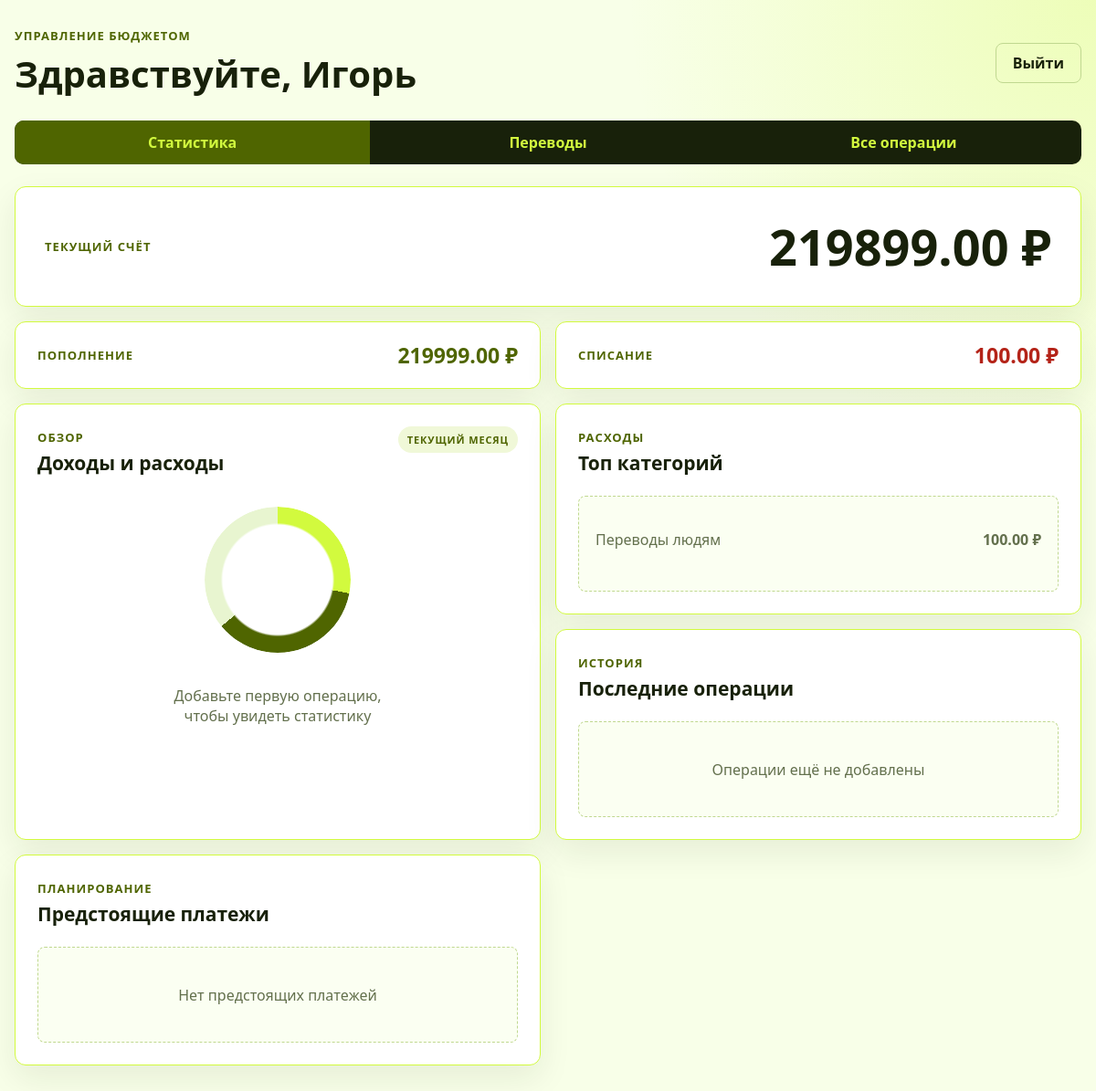
/main_page (signed in), run on an earlier commit of the app's database.
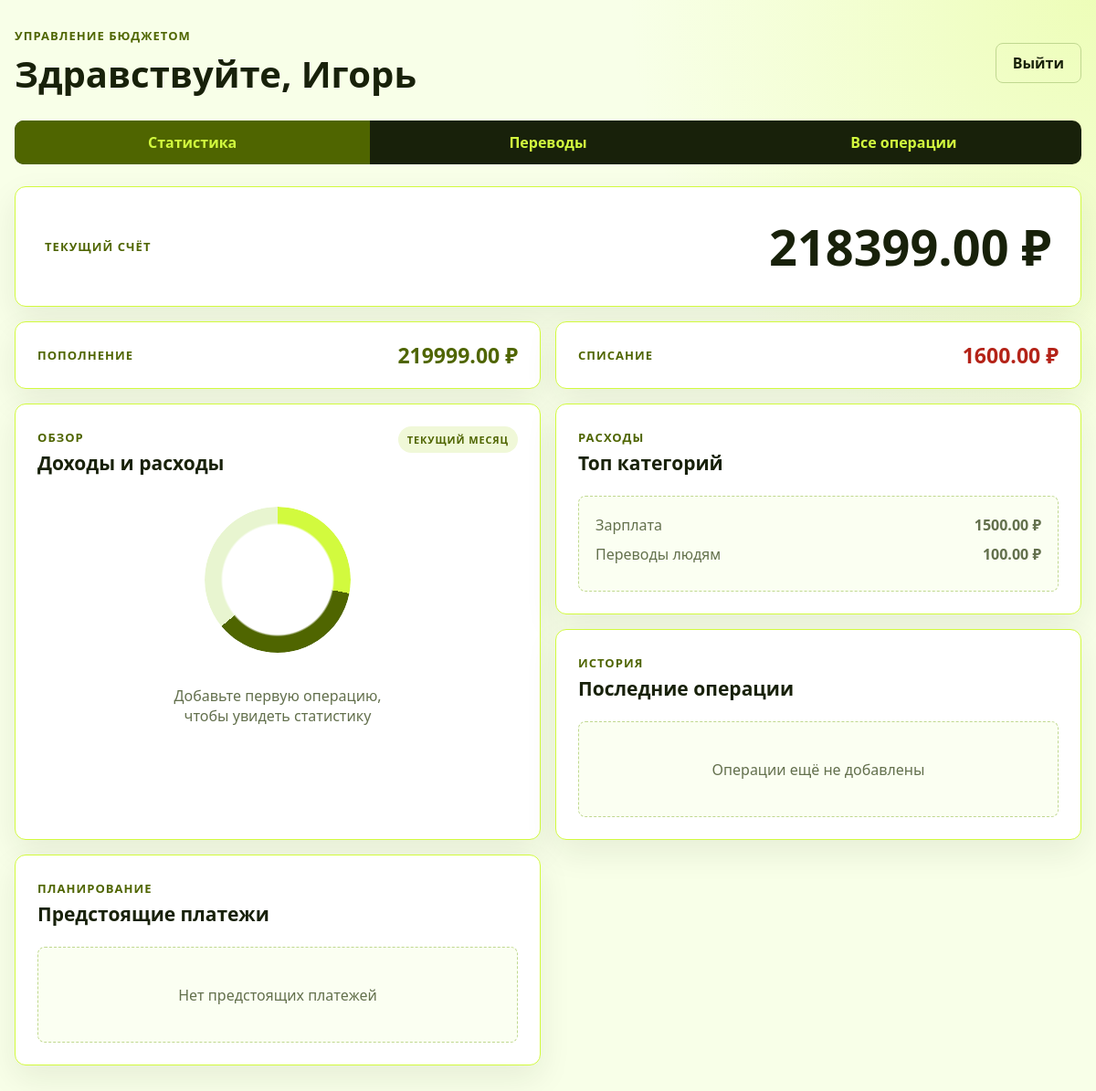
And on a later commit of the database.
### main/models.py (models this page shows, shortened)
class Person(models.Model):
    name = models.CharField(max_length=20)
    email = models.EmailField()
    password = models.CharField(max_length=20)
    balance = models.FloatField()
    role = models.CharField()

class Transaction(models.Model):
    user_id = models.IntegerField()
    amount = models.FloatField()
    type_tr = models.CharField()
    time = models.DateTimeField()
    category = models.CharField()
    res_or_sen = models.CharField()
    regullar = models.BooleanField()
    categories = ["Переводы людям", "Зарплата", "Продукты", "Электроника",
            "Развлечения", "Кафе и рестораны", "Товары для дома", "АЗС", "Цифровые сервисы",
            "Пополнение наличными", "Одежда и обувь", "ЖКХ", "Другое"]
    @staticmethod
    def all_typeTr_for_month(us_id, type_tr):
        now = timezone.now()
        year = now.year
        month = now.month
        tr = Transaction.objects.filter(user_id=us_id, type_tr=type_tr,
                                        time__year=year, time__month=month)
        income_sum = 0
        for i in tr:
            income_sum += i.amount
        return income_sum
    @staticmethod
    def inc_for_categories(us_id):
        now = timezone.now()
        year = now.year
        month = now.month
        transactions = Transaction.objects.filter(user_id=us_id, type_tr='Трата',
            time__year=year, time__month=month)
        categories_data = {}
        for transaction in transactions:
            if transaction.category not in categories_data:
                categories_data[transaction.category] = 0
            categories_data[transaction.category] += transaction.amount
        sorted_categories = sorted(categories_data.items(), key=lambda x: x[1], reverse=True)
        return sorted_categories
    @staticmethod
    def last_transaction(us_id):
        last_tr = Transaction.objects.filter(user_id=us_id).order_by('-time')
        return last_tr
    @staticmethod
    def future_transaction(us_id):
        future_tr = Transaction.objects.filter(user_id=us_id, regullar=True)
        return future_tr

### main/views.py (the view, shortened to what this page needs)
# urls.py: path('main_page', views.main_page, name='main_page'),
def main_page(request):
    user = models.Person.objects.get(id=request.session['user_id'])
    if request.method == "POST":
        pass
    else:
        income = models.Transaction.all_typeTr_for_month(user.id, 'Поступление')
        outcome = models.Transaction.all_typeTr_for_month(user.id, 'Трата')
        inc_for_categories = models.Transaction.inc_for_categories(user.id)
        last_tr = models.Transaction.last_transaction(user.id)
        future_tr = models.Transaction.future_transaction(user.id)
        print(future_tr)
        form = forms.CreatTrForm()
        return render(request, "home.html", {"user": user,
                                            "form": form,
                                            "income": income,
                                            "outcome": outcome,
                                            "top_categories": inc_for_categories[:3],
                                            "inc_for_categories": inc_for_categories,
                                            "last_tr": last_tr[:3]})

### main/templates/home.html (shortened to what this page needs)
{% load static %}
<!DOCTYPE html>
<html lang="ru">
<head>
    <link rel="stylesheet" href="{% static 'dashboard.css' %}">
</head>
<body>
    <div class="dashboard-shell">
        <header class="dashboard-header">
            <div>
                <p class="dashboard-header__eyebrow">Управление бюджетом</p>
                <h1>Здравствуйте, {{ user.name }}</h1>
            </div>
            <a href="{% url 'logout' %}" class="logout-link">Выйти</a>
        </header>
        <nav class="tabs" aria-label="Разделы приложения">
            <label for="tab-statistics">Статистика</label>
            <label for="tab-transfers">Переводы</label>
            <label for="tab-operations">Все операции</label>
        </nav>
        <main class="dashboard-content">
            <section class="tab-panel panel--statistics">
                <div class="balance-card">
                    <span>Текущий счёт</span>
                    <strong>{{ user.balance|floatformat:2 }} ₽</strong>
                </div>
                <div class="summary-grid">
                    <article class="summary-card summary-card--income">
                        <span>Пополнение</span>
                        <strong>{{ income|floatformat:2 }} ₽</strong>
                    </article>
                    <article class="summary-card summary-card--expense">
                        <span>Списание</span>
                        <strong>{{ outcome|floatformat:2 }} ₽</strong>
                    </article>
                </div>
                <div class="dashboard-grid">
                    <article class="content-card chart-card">
                        <div class="section-heading">
                            <div>
                                <span>Обзор</span>
                                <h2>Доходы и расходы</h2>
                            </div>
                            <span class="period-badge">Текущий месяц</span>
                        </div>
                        <div class="chart-placeholder" aria-label="Нет данных для графика">
                            <div class="donut-chart"></div>
                            <p>Добавьте первую операцию,<br>чтобы увидеть статистику</p>
                        </div>
                    </article>
                    <article class="content-card">
                        <div class="section-heading">
                            <div>
                                <span>Расходы</span>
                                <h2>Топ категорий</h2>
                            </div>
                        </div>
                        <div class="empty-state">
                            {% if top_categories %}
                                <ul style="list-style: none; padding: 0; margin: 0; text-align: left; width: 100%;">
                                    {% for item in top_categories %}
                                        <li style="margin-bottom: 10px; display: flex; justify-content: space-between; align-items: center;">
                                            <span>{{ item.0 }}</span>
                                            <strong>{{ item.1|floatformat:2 }} ₽</strong>
                                        </li>
                                    {% endfor %}
                                </ul>
                            {% else %}
                                Пока нет данных по категориям
                            {% endif %}
                        </div>
                    </article>
                    <article class="content-card">
                        <div class="section-heading">
                            <div>
                                <span>История</span>
                                <h2>Последние операции</h2>
                            </div>
                        </div>
                        <div class="empty-state">Операции ещё не добавлены</div>
                    </article>
                    <article class="content-card">
                        <div class="section-heading">
                            <div>
                                <span>Планирование</span>
                                <h2>Предстоящие платежи</h2>
                            </div>
                        </div>
                        <div class="empty-state">Нет предстоящих платежей</div>
                    </article>
                </div>
            </section>
        </main>
    </div>
</body>
</html>

### main/static/dashboard.css (style rules this page uses)
:root { color-scheme: light; font-family: "Segoe UI", Tahoma, Verdana, sans-serif; background: #f8ffe8; color: #18210a; }
* { box-sizing: border-box; }
body { min-width: 320px; min-height: 100vh; margin: 0; background: radial-gradient(circle at top right, rgba(210, 250, 62, 0.28), transparent 32rem), #f8ffe8; }
.dashboard-shell { width: min(1180px, calc(100% - 32px)); margin: 0 auto; padding: 30px 0 50px; }
.dashboard-header { display: flex; align-items: center; justify-content: space-between; gap: 24px; margin-bottom: 24px; }
.dashboard-header__eyebrow, .section-heading span, .balance-card span, .summary-card span { color: #4f6500; font-size: 13px; font-weight: 700; letter-spacing: 0.08em; text-transform: uppercase; }
.dashboard-header__eyebrow { margin: 0 0 5px; }
.dashboard-header h1 { margin: 0; font-size: clamp(27px, 4vw, 40px); }
.logout-link { padding: 10px 18px; border: 1px solid #c0d890; border-radius: 8px; color: #18210a; font-weight: 700; text-decoration: none; }
.tabs { display: grid; grid-template-columns: repeat(3, 1fr); overflow: hidden; margin-bottom: 24px; border-radius: 10px; background: #18210a; }
.tabs label { padding: 13px 18px; color: #d2fa3e; cursor: pointer; font-weight: 700; text-align: center; transition: background 0.2s; }
#tab-statistics:checked ~ .dashboard-shell .tabs label[for="tab-statistics"], #tab-transfers:checked ~ .dashboard-shell .tabs label[for="tab-transfers"], #tab-operations:checked ~ .dashboard-shell .tabs label[for="tab-operations"] { background: #4f6500; }
.tab-panel { display: none; }
#tab-statistics:checked ~ .dashboard-shell .panel--statistics, #tab-transfers:checked ~ .dashboard-shell .panel--transfers, #tab-operations:checked ~ .dashboard-shell .panel--operations { display: block; }
.balance-card, .summary-card, .content-card { background: #fff; border: 1px solid #d2fa3e; border-radius: 12px; box-shadow: 0 14px 36px rgba(24, 33, 10, 0.08); }
.balance-card { display: flex; align-items: center; justify-content: space-between; gap: 20px; padding: 28px 32px; }
.balance-card strong { font-size: clamp(32px, 6vw, 54px); }
.summary-grid { display: grid; grid-template-columns: repeat(2, 1fr); gap: 16px; margin: 16px 0; }
.summary-card { display: flex; align-items: center; justify-content: space-between; padding: 20px 24px; }
.summary-card strong { font-size: 23px; }
.summary-card--income strong { color: #4f6500; }
.summary-card--expense strong { color: #b42318; }
.dashboard-grid { display: grid; grid-template-columns: repeat(2, 1fr); gap: 16px; }
.content-card { padding: 24px; }
.chart-card { grid-row: span 2; }
.section-heading { display: flex; align-items: start; justify-content: space-between; gap: 18px; margin-bottom: 22px; }
.section-heading h2 { margin: 4px 0 0; font-size: 21px; }
.period-badge { padding: 7px 10px; border-radius: 999px; background: #f0f8d8; font-size: 11px !important; }
.chart-placeholder { min-height: 280px; display: grid; place-items: center; align-content: center; gap: 20px; color: #63704d; text-align: center; }
.donut-chart { width: 160px; aspect-ratio: 1; border-radius: 50%; background: conic-gradient(#d2fa3e 0 28%, #4f6500 28% 64%, #e8f5d0 64%); mask: radial-gradient(circle, transparent 53%, #000 55%); }
.empty-state { display: grid; min-height: 105px; place-items: center; padding: 18px; border: 1px dashed #c0d890; border-radius: 8px; background: #fbfff2; color: #63704d; text-align: center; }

What changed in the data, as far as the page shows it:
changed Person "Игорь": balance "219899.00" → "218399.00"
added Transaction: category "Зарплата"
Also different on the page:
{{ outcome|floatformat:2 }}: "100.00" → "1600.00"
new list line: "1500.00 ₽"
